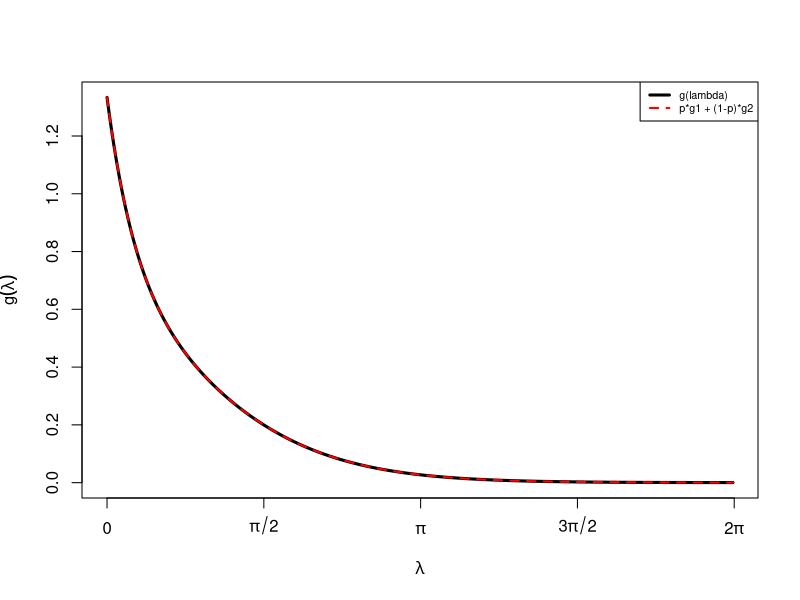
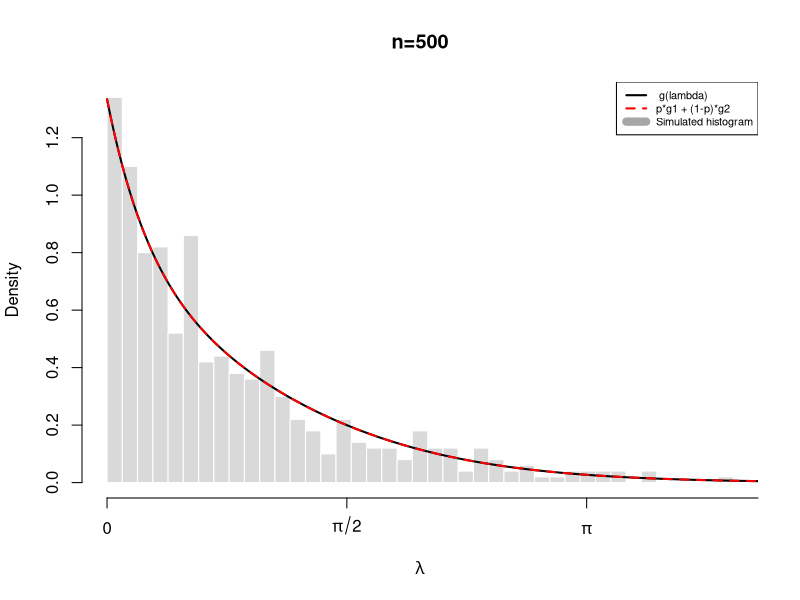
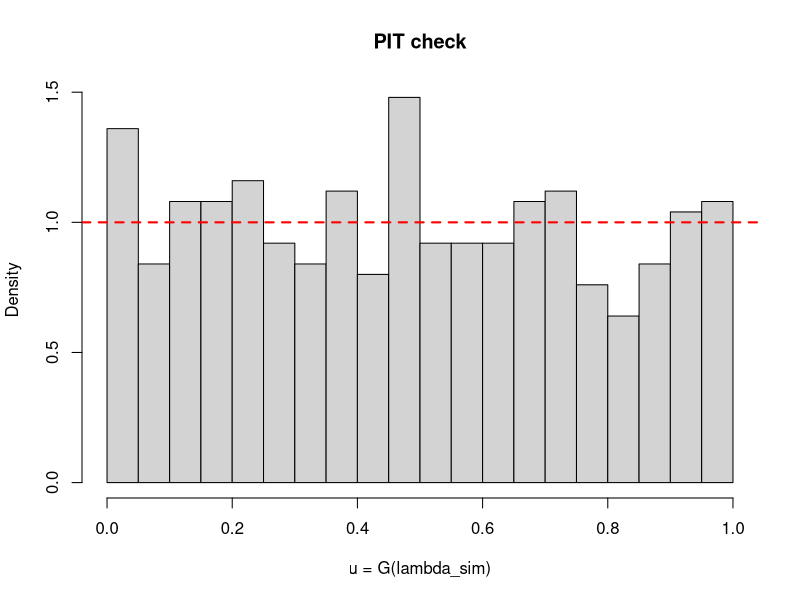

The R script that drew these images, in order:

rm(list = ls())
library(circular) 

lerch_phi <- function(z, s, a, terms = 200) {
  k <- 0:(terms - 1)
  sum(z^k / (a + k)^s)
}


## Mixing weight

mix_weight <- function(theta) {
  theta / (theta + 1)
}


## Wrapped Exponential(theta)
# Closed form 

g1_wrapped_exp <- function(lambda, theta) {
  lambda <- lambda %% (2 * pi)
  theta * exp(-theta * lambda) / (1 - exp(-2 * pi * theta))
}


## Wrapped Gamma(alpha, theta) 


g2_wrapped_gamma <- function(lambda, theta, alpha) {
  lambda <- lambda %% (2 * pi)
  r <- exp(-2 * pi * theta)
  theta^alpha * (2 * pi)^(alpha - 1) * exp(-theta * lambda) / gamma(alpha) *
    sapply(lambda, function(l) lerch_phi(r, 1 - alpha, l / (2 * pi)))
}


## NG2PLD wrapped density


g_ng2pld <- function(lambda, theta, alpha) {
  lambda <- lambda %% (2 * pi)
  r <- exp(-2 * pi * theta)
  term1 <- 1 / (1 - r)
  term2 <- theta^(alpha - 2) * (2 * pi)^(alpha - 1) / gamma(alpha) *
    sapply(lambda, function(l) lerch_phi(r, 1 - alpha, l / (2 * pi)))
  theta^2 / (theta + 1) * exp(-theta * lambda) * (term1 + term2)
}


## Mixture-of-wrapped-densities, Route B 

g_mixture_of_wrapped <- function(lambda, theta, alpha) {
  p <- mix_weight(theta)
  p * g1_wrapped_exp(lambda, theta) + (1 - p) * g2_wrapped_gamma(lambda, theta, alpha)
}



## Analytic check: do g_ng2pld() and g_mixture_of_wrapped() agree?

#arbitrarily chosen plausible values
theta_true <- 2
alpha_true <- 3

lambda_grid <- seq(0, 2 * pi, length.out = 500)
lambda_grid <- lambda_grid[-length(lambda_grid)]   #exclude 2*pi, which wraps back to 0

#x-axis ticks and labels in terms of pi
pi_breaks <- seq(0, 2 * pi, by = pi / 2)
pi_labels <- expression(0, pi/2, pi, 3*pi/2, 2*pi)

g_theorem1   <- g_ng2pld(lambda_grid, theta_true, alpha_true)
g_mix_wrap   <- g_mixture_of_wrapped(lambda_grid, theta_true, alpha_true)

max_diff <- max(abs(g_theorem1 - g_mix_wrap))
cat("Max absolute difference between the two routes:", max_diff, "\n")
# Should be roughly 0 

plot(lambda_grid, g_theorem1, type = "l", lwd = 3, col = "black",
     xlab = expression(lambda), ylab = expression(g(lambda)),
     main = "", xaxt = "n")
axis(1, at = pi_breaks, labels = pi_labels)
lines(lambda_grid, g_mix_wrap, lwd = 2, lty = 2, col = "red")
legend("topright",
       legend = c("g(lambda)", "p*g1 + (1-p)*g2"),
       col = c("black", "red"), lwd = c(3, 2), lty = c(1, 2),cex=0.65)



## Empirical check OF whether simulated data (mix-then-wrap) match

sim_ng2pld <- function(n, theta, alpha) {
  p <- mix_weight(theta)
  comp <- rbinom(n, size = 1, prob = p)   #simulating b from a bernoulli distribution; 1 = Exp, 0 = Gamma(alpha, theta)
  
  x <- numeric(n)
  x[comp == 1] <- rexp(sum(comp == 1), rate = theta) #draw from exponential
  x[comp == 0] <- rgamma(sum(comp == 0), shape = alpha, rate = theta) #draw from gamma
  
  x %% (2 * pi)   #wrapping stage, we wrap X here
}

set.seed(1)
lambda_sim <- sim_ng2pld(n = 500, theta = theta_true, alpha = alpha_true)

hist(lambda_sim, breaks = 40, freq = FALSE, col = "grey85", border = "white",
     xlab = expression(lambda),
     main = "n=500", xaxt = "n")
axis(1, at = pi_breaks, labels = pi_labels)
lines(lambda_grid, g_theorem1, lwd = 2, col = "black")
lines(lambda_grid, g_mix_wrap, lwd = 2, lty = 2, col = "red")
legend("topright",
       legend = c(" g(lambda)", "p*g1 + (1-p)*g2", "Simulated histogram"),
       col = c("black", "red", "grey65"), lwd = c(2, 2, 8), lty = c(1, 2, 1),cex=0.66)



## PIT check on the same simulated sample 
#This checks whether our simulated data is consistent with the one drawn from the PDF. If the data really is from the PDF then plugging it back in should give us a uniform density

G_ng2pld <- function(lambda, theta, alpha) {
  # Direct numerical integration of g_ng2pld as a CDF check
  sapply(lambda, function(l) {
    integrate(function(x) g_ng2pld(x, theta, alpha), lower = 0, upper = l)$value
  })
}
set.seed(1)
u_pit <- G_ng2pld(lambda_sim, theta_true, alpha_true)

hist(u_pit, breaks = 30, freq = FALSE, main = "PIT check",
     xlab = "u = G(lambda_sim)")
abline(h = 1, col = "red", lty = 2, lwd = 2)

x_pit <- circular(2 * pi * u_pit, units = "radians")

kuiper.test(x_pit)
watson.test(x_pit)   # default dist is uniform
